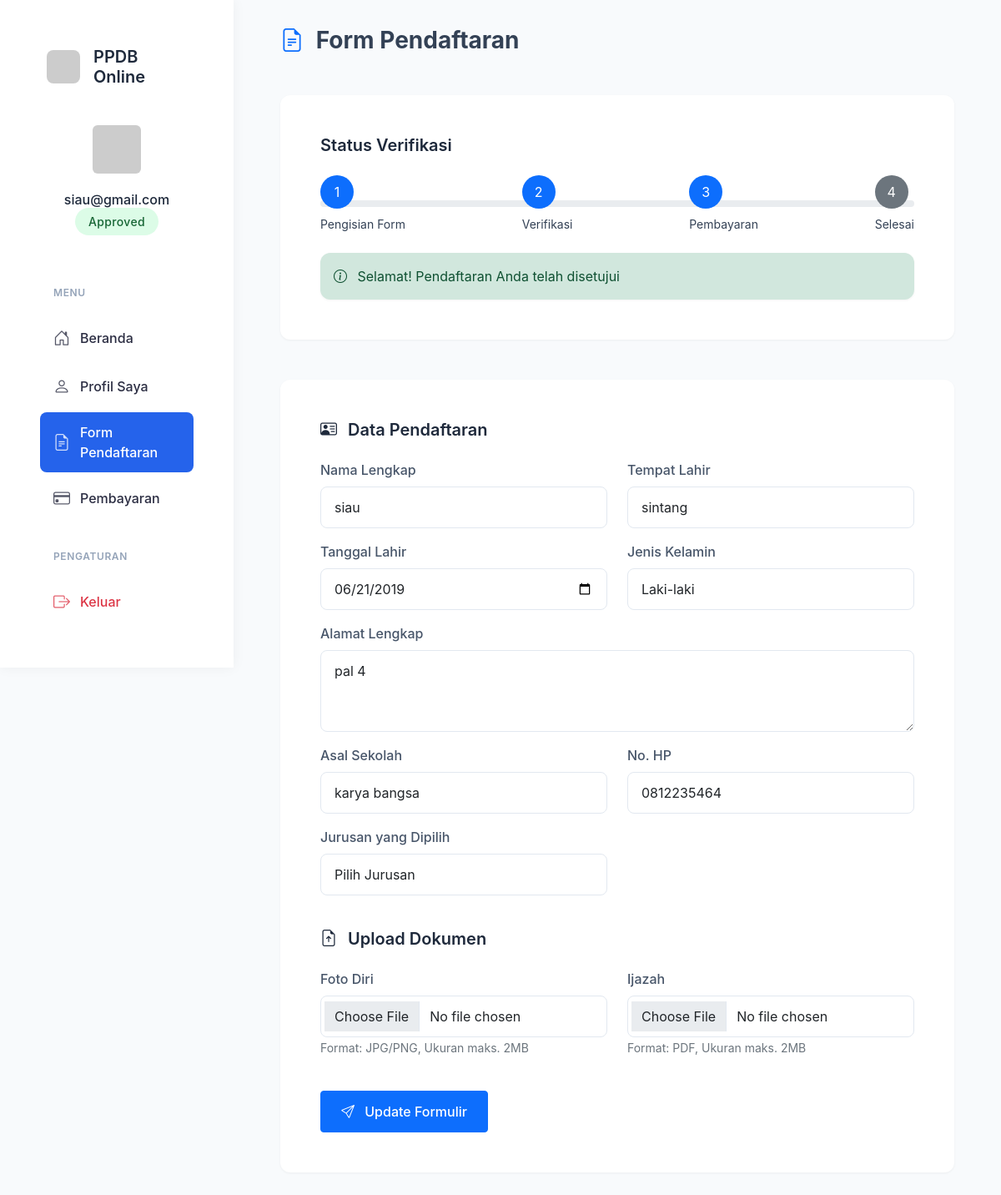
/verifikasi (signed in), run on the app's committed database.
### app copy.py (models this page shows, shortened)
class User(db.Model):
    __tablename__ = 'users'  # Explicitly define table name
    id = db.Column(db.Integer, primary_key=True)
    username = db.Column(db.String(100), unique=True, nullable=False)
    password = db.Column(db.String(200), nullable=False)
    is_admin = db.Column(db.Boolean, default=False)
    is_verified = db.Column(db.Boolean, default=False)  # Add this attribute
    formulir = db.relationship('Formulir', back_populates='user')  # Add this relationship

class Formulir(db.Model):
    id = db.Column(db.Integer, primary_key=True)
    user_id = db.Column(db.Integer, db.ForeignKey('users.id'), nullable=False)  # Correct table name
    user = db.relationship('User', back_populates='formulir')
    nama_lengkap = db.Column(db.String(100))
    tempat_lahir = db.Column(db.String(100))
    tanggal_lahir = db.Column(db.String(100))
    jenis_kelamin = db.Column(db.String(20))
    alamat = db.Column(db.String(200))
    asal_sekolah = db.Column(db.String(200))
    no_hp = db.Column(db.String(20))
    foto_path = db.Column(db.String(200))
    ijazah_path = db.Column(db.String(200))
    pembayaran_path = db.Column(db.String(200))
    verifikasi_status = db.Column(db.String(20), default='belum')

### app copy.py (the view)
    def wrapper(*args, **kwargs):
        if 'user_id' not in session:
            flash('Anda perlu masuk terlebih dahulu.')
            return redirect(url_for('login'))
        return f(*args, **kwargs)

### templates/verifikasi.html (shortened to what this page needs)
<!DOCTYPE html>
<html>
<head>
  <link rel="stylesheet" href="{{ url_for('static', filename='styles.css') }}">
</head>
<body>
  {% extends "base.html" %}
  {% block content %}
  <div class="container-fluid">
    <div class="row mb-4">
        <div class="col-12">
            <h3 class="fw-bold mb-4">
                <i class="bi bi-file-earmark-text text-primary me-2"></i>
                Form Pendaftaran
            </h3>
        </div>
    </div>
    <div class="row mb-4">
        <div class="col-12">
            <div class="card">
                <div class="card-body">
                    <h5 class="card-title mb-4">Status Verifikasi</h5>
                    {% if formulir %}
                    <div class="d-flex justify-content-between position-relative mb-4">
                        <div class="progress" style="height: 3px; width: 100%; position: absolute; top: 50%; transform: translateY(-50%);">
                        </div>
                        <div class="position-relative">
                            <div class="rounded-circle bg-{{ 'primary' if formulir.verifikasi_status != '' else 'secondary' }} text-white d-flex align-items-center justify-content-center" style="width: 40px; height: 40px;">1</div>
                            <div class="small mt-2">Pengisian Form</div>
                        </div>
                        <div class="position-relative">
                            <div class="rounded-circle bg-{{ 'primary' if formulir.verifikasi_status == 'pending' or formulir.verifikasi_status == 'approved' else 'secondary' }} text-white d-flex align-items-center justify-content-center" style="width: 40px; height: 40px;">2</div>
                            <div class="small mt-2">Verifikasi</div>
                        </div>
                        <div class="position-relative">
                            <div class="rounded-circle bg-{{ 'primary' if formulir.verifikasi_status == 'approved' else 'secondary' }} text-white d-flex align-items-center justify-content-center" style="width: 40px; height: 40px;">3</div>
                            <div class="small mt-2">Pembayaran</div>
                        </div>
                        <div class="position-relative">
                            <div class="rounded-circle bg-{{ 'primary' if formulir.verifikasi_status == 'approved' and formulir.pembayaran_status == 'approved' else 'secondary' }} text-white d-flex align-items-center justify-content-center" style="width: 40px; height: 40px;">4</div>
                            <div class="small mt-2">Selesai</div>
                        </div>
                    </div>
                    <div class="alert alert-{{ 'success' if formulir.verifikasi_status == 'approved' else 'warning' if formulir.verifikasi_status == 'pending' else 'danger' if formulir.verifikasi_status == 'rejected' else 'info' }} mb-0">
                        <i class="bi bi-info-circle me-2"></i>
                        {% if formulir.verifikasi_status == 'approved' %}
                            Selamat! Pendaftaran Anda telah disetujui
                        {% elif formulir.verifikasi_status == 'pending' %}
                            Menunggu verifikasi admin
                        {% elif formulir.verifikasi_status == 'rejected' %}
                            Pendaftaran ditolak, silahkan periksa kembali dokumen Anda
                        {% else %}
                            Silahkan lengkapi formulir pendaftaran
                        {% endif %}
                    </div>
                    {% else %}
                    <div class="progress" style="height: 25px;">
                        <div class="progress-bar bg-secondary" style="width: 25%">
                            Belum Mengisi
                        </div>
                    </div>
                    {% endif %}
                </div>
            </div>
        </div>
    </div>
    <div class="row">
        <div class="col-12">
            <div class="card">
                <div class="card-body">
                    <h5 class="card-title mb-4">
                        <i class="bi bi-person-vcard me-2"></i>
                        Data Pendaftaran
                    </h5>
                    <form method="POST" enctype="multipart/form-data">
                        <div class="row">
                            <div class="col-md-6 mb-3">
                                <label class="form-label">Nama Lengkap</label>
                                <input class="form-control" name="nama_lengkap" required
                                    value="{{ formulir.nama_lengkap if formulir }}">
                            </div>
                            <div class="col-md-6 mb-3">
                                <label class="form-label">Tempat Lahir</label>
                                <input class="form-control" name="tempat_lahir" required
                                    value="{{ formulir.tempat_lahir if formulir }}">
                            </div>
                            <div class="col-md-6 mb-3">
                                <label class="form-label">Tanggal Lahir</label>
                                <input type="date" class="form-control" name="tanggal_lahir" required
                                    value="{{ formulir.tanggal_lahir if formulir }}">
                            </div>
                            <div class="col-md-6 mb-3">
                                <label class="form-label">Jenis Kelamin</label>
                                <select class="form-control" name="jenis_kelamin" required>
                                    <option value="Laki-laki" {% if formulir.jenis_kelamin == 'Laki-laki' %}selected{% endif %}>Laki-laki</option>
                                </select>
                            </div>
                            <div class="col-12 mb-3">
                                <label class="form-label">Alamat Lengkap</label>
                                <textarea class="form-control" name="alamat" required rows="3">{{ formulir.alamat if formulir }}</textarea>
                            </div>
                            <div class="col-md-6 mb-3">
                                <label class="form-label">Asal Sekolah</label>
                                <input class="form-control" name="asal_sekolah" required
                                    value="{{ formulir.asal_sekolah if formulir }}">
                            </div>
                            <div class="col-md-6 mb-3">
                                <label class="form-label">No. HP</label>
                                <input class="form-control" name="no_hp" type="tel" required
                                    value="{{ formulir.no_hp if formulir }}">
                            </div>
                            <div class="col-md-6 mb-3">
                                <label class="form-label">Jurusan yang Dipilih</label>
                                <select class="form-control" name="jurusan" required>
                                    <option value="">Pilih Jurusan</option>
                                </select>
                            </div>
                        </div>
                        <h5 class="card-title mt-4 mb-4">
                            <i class="bi bi-file-earmark-arrow-up me-2"></i>
                            Upload Dokumen
                        </h5>
                        <div class="row">
                            <div class="col-md-6 mb-3">
                                <label class="form-label">Foto Diri</label>
                                <input type="file" class="form-control" name="foto" {% if not formulir %}required{% endif %}>
                                <small class="text-muted">Format: JPG/PNG, Ukuran maks. 2MB</small>
                            </div>
                            <div class="col-md-6 mb-3">
                                <label class="form-label">Ijazah</label>
                                <input type="file" class="form-control" name="ijazah" {% if not formulir %}required{% endif %}>
                                <small class="text-muted">Format: PDF, Ukuran maks. 2MB</small>
                            </div>
                        </div>
                        <div class="mt-4">
                            <button type="submit" class="btn btn-primary">
                                <i class="bi bi-send me-2"></i>
                                {{ 'Update Formulir' if formulir else 'Kirim Formulir' }}
                            </button>
                        </div>
                    </form>
                </div>
            </div>
        </div>
    </div>
  </div>
  {% endblock %}

### templates/base.html (shortened to what this page needs)
<!DOCTYPE html>
<html>
<head>
  <link href="https://cdn.jsdelivr.net/npm/bootstrap@5.1.3/dist/css/bootstrap.min.css" rel="stylesheet">
  <link rel="stylesheet" href="https://cdn.jsdelivr.net/npm/bootstrap-icons@1.8.1/font/bootstrap-icons.css">
</head>
<body>
  <div class="wrapper">
    <nav class="sidebar">
      <div class="sidebar-header">
        <div class="sidebar-brand">
          <img src="https://ui-avatars.com/api/?name=PPDB&background=2563eb&color=fff" alt="Logo">
          <h4>PPDB Online</h4>
        </div>
        {% if session.user_id %}
        <div class="sidebar-user">
          {% set user = get_current_user() %}
          <img src="https://ui-avatars.com/api/?name={{ user.username }}&background=random" alt="Profile">
          <h6 class="mt-3 mb-1">{{ user.username }}</h6>
          {% set formulir = get_user_formulir() %}
          {% if formulir %}
          <span class="status-badge
                    {% if formulir.verifikasi_status == 'approved' %}status-approved
                    {% elif formulir.verifikasi_status == 'pending' %}status-pending
                    {% else %}status-rejected{% endif %}">
            {{ formulir.verifikasi_status|title }}
          </span>
          {% endif %}
        </div>
        {% endif %}
      </div>
      <div class="sidebar-menu">
        <div class="nav-section">
          <div class="nav-section-title">Menu</div>
          <div class="nav flex-column">
            {% if not session.user_id %}
            <a href="{{ url_for('index') }}" class="nav-link {{ 'active' if request.endpoint == 'index' }}">
              <i class="bi bi-house-door"></i>
              <span>Beranda</span>
            </a>
            <a href="{{ url_for('login') }}" class="nav-link {{ 'active' if request.endpoint == 'login' }}">
              <i class="bi bi-box-arrow-in-right"></i>
              <span>Login</span>
            </a>
            <a href="{{ url_for('register') }}" class="nav-link {{ 'active' if request.endpoint == 'register' }}">
              <i class="bi bi-person-plus"></i>
              <span>Daftar</span>
            </a>
            {% else %}
            <a href="{{ url_for('index') }}" class="nav-link {{ 'active' if request.endpoint == 'index' }}">
              <i class="bi bi-house-door"></i>
              <span>Beranda</span>
            </a>
            <a href="{{ url_for('profile') }}" class="nav-link {{ 'active' if request.endpoint == 'profile' }}">
              <i class="bi bi-person"></i>
              <span>Profil Saya</span>
            </a>
            <a href="{{ url_for('verifikasi') }}" class="nav-link {{ 'active' if request.endpoint == 'verifikasi' }}">
              <i class="bi bi-file-earmark-text"></i>
              <span>Form Pendaftaran</span>
            </a>
            {% set formulir = get_user_formulir() %}
            {% if formulir and formulir.verifikasi_status == 'approved' %}
            <a href="{{ url_for('pembayaran') }}" class="nav-link {{ 'active' if request.endpoint == 'pembayaran' }}">
              <i class="bi bi-credit-card"></i>
              <span>Pembayaran</span>
            </a>
            {% endif %}
            <div class="nav-section-title mt-4">Pengaturan</div>
            <a href="{{ url_for('logout') }}" class="nav-link text-danger">
              <i class="bi bi-box-arrow-right"></i>
              <span>Keluar</span>
            </a>
            {% endif %}
          </div>
        </div>
      </div>
    </nav>
    <div class="content">
      <div class="container-fluid">
        {% block content %}{% endblock %}
      </div>
    </div>
  </div>
</body>
</html>

### data on the page
User: username "siau@gmail.com"
Formulir: verifikasi_status "Approved", nama_lengkap "siau", tempat_lahir "sintang", tanggal_lahir "06/21/2019", jenis_kelamin "Laki-laki", alamat "pal 4", asal_sekolah "karya bangsa", no_hp "0812235464"

### other printed values
{{ 'Update Formulir' if formulir else 'Kirim Formulir' }} "Update Formulir"
